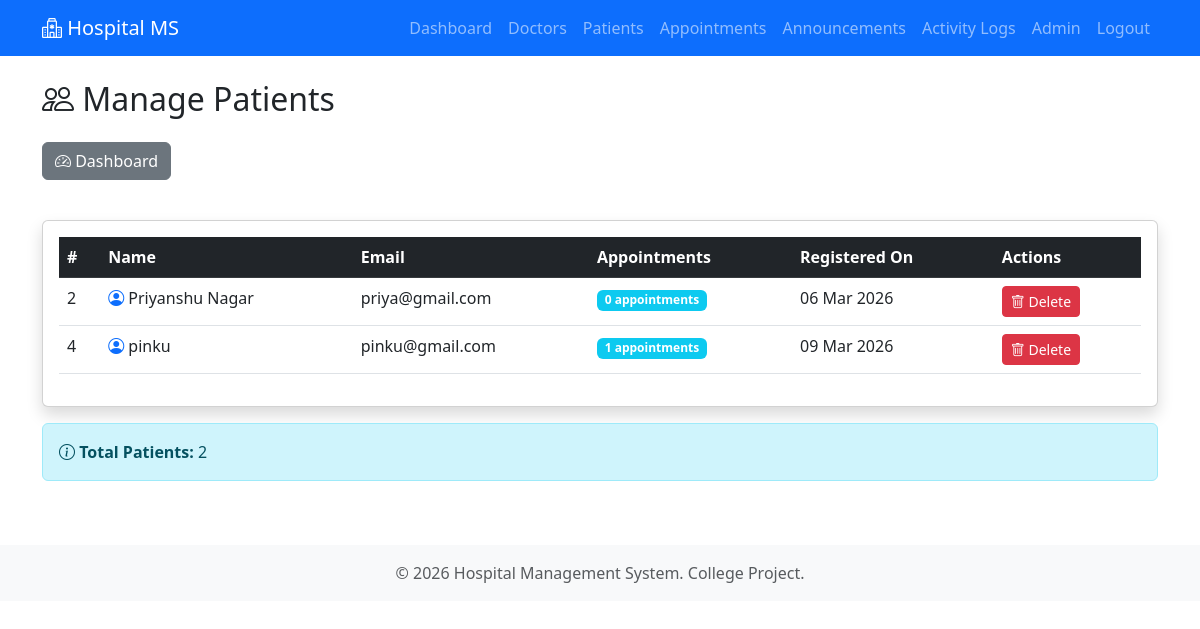
Page /admin/patients (signed in) on the earlier database version.
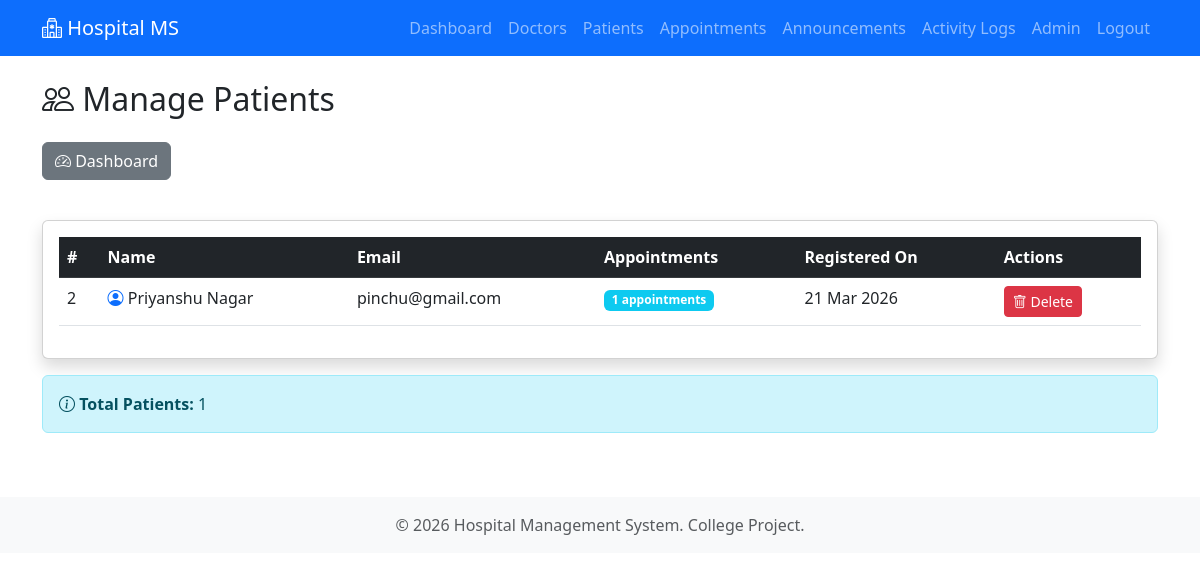
Same page on the later database version.
### models.py (models this page shows, shortened)
class User(UserMixin, db.Model):
    __tablename__ = 'users'
    id = db.Column(db.Integer, primary_key=True)
    name = db.Column(db.String(100), nullable=False)
    email = db.Column(db.String(120), unique=True, nullable=False)
    password_hash = db.Column(db.String(255), nullable=False)
    role = db.Column(db.String(20), nullable=False, default='user')  # 'user' or 'admin'
    created_at = db.Column(db.DateTime, default=datetime.utcnow)
    appointments = db.relationship('Appointment', backref='patient', lazy=True, cascade='all, delete-orphan')
    @property
    def is_admin(self):
        return self.role == 'admin'

### admin.py (the view)
@admin_bp.route('/patients')
@login_required
@admin_required
def patients():
    all_patients = User.query.filter_by(role='user').all()
    return render_template('admin/patients.html', patients=all_patients)

### admin.py (called while the page is built)
def admin_required(f):
    @wraps(f)
    def decorated_function(*args, **kwargs):
        if not current_user.is_admin:
            flash('Access denied. Admin privileges required.', 'danger')
            return redirect(url_for('user.dashboard'))
        return f(*args, **kwargs)
    return decorated_function

### app.py (called while the page is built)
@login_manager.user_loader
def load_user(user_id):
    return User.query.get(int(user_id))

### templates/admin/patients.html (shortened to what this page needs)
{% extends "base.html" %}
{% block content %}
<div class="row">
    <div class="col-md-12">
        <h2 class="mb-4">
            <i class="bi bi-people"></i> Manage Patients
        </h2>
        <div class="mb-3">
            <a href="{{ url_for('admin.dashboard') }}" class="btn btn-secondary">
                <i class="bi bi-speedometer2"></i> Dashboard
            </a>
        </div>
    </div>
</div>
<div class="row mt-4">
    <div class="col-md-12">
        {% if patients %}
            <div class="card shadow">
                <div class="card-body">
                    <div class="table-responsive">
                        <table class="table table-hover">
                            <thead class="table-dark">
                                <tr>
                                    <th>#</th>
                                    <th>Name</th>
                                    <th>Email</th>
                                    <th>Appointments</th>
                                    <th>Registered On</th>
                                    <th>Actions</th>
                                </tr>
                            </thead>
                            <tbody>
                                {% for patient in patients %}
                                <tr>
                                    <td>{{ patient.id }}</td>
                                    <td><i class="bi bi-person-circle text-primary"></i> {{ patient.name }}</td>
                                    <td>{{ patient.email }}</td>
                                    <td>
                                        <span class="badge bg-info">{{ patient.appointments|length }} appointments</span>
                                    </td>
                                    <td>{{ patient.created_at.strftime('%d %b %Y') }}</td>
                                    <td>
                                        <a href="{{ url_for('admin.delete_patient', patient_id=patient.id) }}"
                                           class="btn btn-sm btn-danger"
                                           onclick="return confirm('Are you sure you want to delete {{ patient.name }}? All their appointments will also be deleted. This action cannot be undone.')">
                                            <i class="bi bi-trash"></i> Delete
                                        </a>
                                    </td>
                                </tr>
                                {% endfor %}
                            </tbody>
                        </table>
                    </div>
                </div>
            </div>
            <div class="alert alert-info mt-3">
                <i class="bi bi-info-circle"></i> <strong>Total Patients:</strong> {{ patients|length }}
            </div>
        {% else %}
            <div class="alert alert-warning">
                <h4><i class="bi bi-exclamation-triangle"></i> No Patients Found</h4>
                <p>No patients have registered yet.</p>
            </div>
        {% endif %}
    </div>
</div>
{% endblock %}

Differences in the rows shown:
removed User: id "4", name "pinku", email "pinku@gmail.com", appointments|length "1", created_at "09 Mar 2026"
changed User "Priyanshu Nagar": email "priya@gmail.com" → "pinchu@gmail.com"; appointments|length "0" → "1"; created_at "06 Mar 2026" → "21 Mar 2026"
Other differences:
{{ patients|length }}: "2" → "1"
